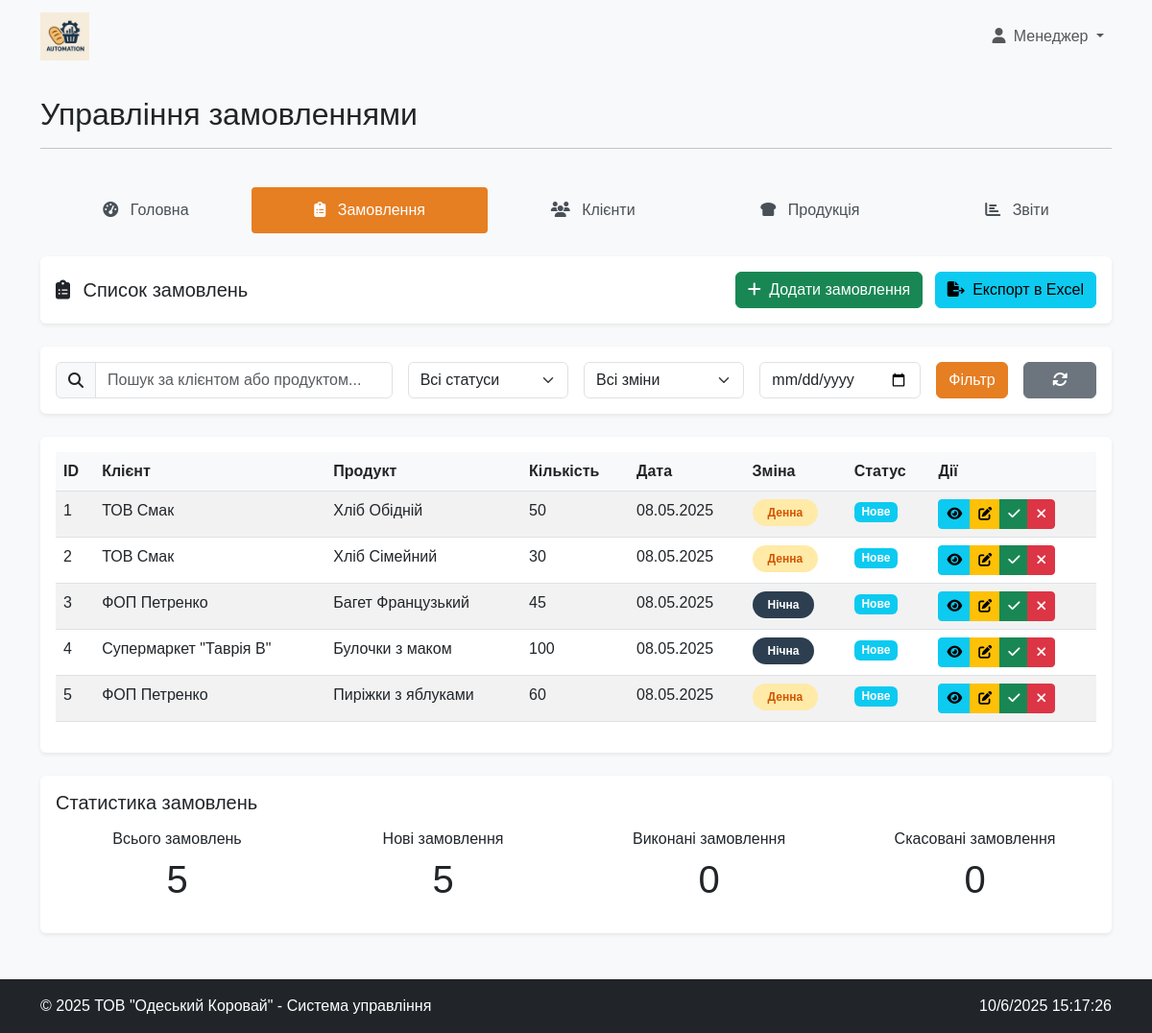
Screenshot of /modules/manager/orders.php (signed in) with the database file from the repository.
### tables this page shows
CREATE TABLE IF NOT EXISTS `polzovateli` (
  `id` int(11) NOT NULL AUTO_INCREMENT,
  `login` varchar(50) NOT NULL,
  `password` varchar(255) NOT NULL,
  `name` varchar(100) DEFAULT NULL,
  PRIMARY KEY (`id`),
  UNIQUE KEY `login` (`login`)
);

CREATE TABLE IF NOT EXISTS `zayavki` (
  `idd` int(11) NOT NULL AUTO_INCREMENT,
  `idklient` int(11) NOT NULL,
  `id` int(11) NOT NULL,
  `kol` int(11) NOT NULL,
  `data` date NOT NULL,
  `doba` enum('денна','нічна') NOT NULL,
  PRIMARY KEY (`idd`),
  KEY `idklient` (`idklient`),
  KEY `id` (`id`),
  CONSTRAINT `zayavki_ibfk_1` FOREIGN KEY (`idklient`) REFERENCES `klientu` (`id`) ON DELETE CASCADE ON UPDATE CASCADE,
  CONSTRAINT `zayavki_ibfk_2` FOREIGN KEY (`id`) REFERENCES `product` (`id`) ON DELETE CASCADE ON UPDATE CASCADE
);

CREATE TABLE IF NOT EXISTS `klientu` (
  `id` int(11) NOT NULL AUTO_INCREMENT,
  `name` varchar(100) NOT NULL,
  `fio` varchar(100) NOT NULL,
  `dolj` varchar(100) DEFAULT NULL,
  `tel` varchar(20) DEFAULT NULL,
  `mail` varchar(100) DEFAULT NULL,
  `city` varchar(100) DEFAULT NULL,
  `adres` varchar(255) DEFAULT NULL,
  `rast` float DEFAULT NULL,
  `login` varchar(50) DEFAULT NULL,
  `password` varchar(255) DEFAULT NULL,
  PRIMARY KEY (`id`)
);

CREATE TABLE IF NOT EXISTS `product` (
  `id` int(11) NOT NULL AUTO_INCREMENT,
  `nazvanie` varchar(100) NOT NULL,
  `ves` float NOT NULL,
  `srok` int(11) NOT NULL,
  `stoimost` float NOT NULL,
  `zena` float NOT NULL,
  `image` varchar(255) DEFAULT NULL,
  PRIMARY KEY (`id`)
);

### includes/auth.php (called while the page is built, shortened)
<?php
function isUserLoggedIn() {
    return isset($_SESSION['id']) && !empty($_SESSION['id']);
}
function getUserRole() {
    $userId = $_SESSION['id'];
    switch ($userId) {
        case 1:
            return 'manager';
    }
}
function getUserType() {
    return isset($_SESSION['user_type']) ? $_SESSION['user_type'] : null;
}

### includes/functions.php (called while the page is built, shortened)
<?php
function formatDate($date, $format = 'd.m.Y') {
    $dateObj = new DateTime($date);
    return $dateObj->format($format);
}

### modules/manager/orders.php (the view, shortened to what this page needs)
<?php
$pageTitle = 'Управління замовленнями';
require_once '../../includes/auth.php';
require_once '../../includes/functions.php';
$connection = connectDatabase();
$sortColumn = isset($_GET['sort']) ? $_GET['sort'] : 'z.data';
$sortOrder = isset($_GET['order']) ? $_GET['order'] : 'DESC';
$query = "SELECT z.idd, z.idklient, k.name as client_name, z.id, p.nazvanie as product_name,
          z.kol, z.data, z.doba, z.status
          FROM zayavki z
          JOIN klientu k ON z.idklient = k.id
          JOIN product p ON z.id = p.id
          WHERE 1=1";
$query .= " ORDER BY $sortColumn $sortOrder";
$stmt = mysqli_prepare($connection, $query);
mysqli_stmt_execute($stmt);
$result = mysqli_stmt_get_result($stmt);
include_once '../../includes/header.php';
?>
<div class="row mb-4">
    <div class="col-md-12">
        <nav class="nav main-menu nav-pills nav-fill">
            <a class="nav-link" href="dashboard.php">
                <i class="fas fa-tachometer-alt"></i> Головна
            </a>
            <a class="nav-link active" href="orders.php">
                <i class="fas fa-clipboard-list"></i> Замовлення
            </a>
            <a class="nav-link" href="clients.php">
                <i class="fas fa-users"></i> Клієнти
            </a>
            <a class="nav-link" href="products.php">
                <i class="fas fa-bread-slice"></i> Продукція
            </a>
            <a class="nav-link" href="reports.php">
                <i class="fas fa-chart-bar"></i> Звіти
            </a>
        </nav>
    </div>
</div>
<div class="card mb-4">
    <div class="card-body">
        <div class="row align-items-center">
            <div class="col-md-6">
                <h5 class="mb-0">
                    <i class="fas fa-clipboard-list me-2"></i> Список замовлень
                </h5>
            </div>
            <div class="col-md-6 text-end">
                <a href="order_add.php" class="btn btn-success">
                    <i class="fas fa-plus me-1"></i> Додати замовлення
                </a>
                <a href="order_export.php" class="btn btn-info ms-2">
                    <i class="fas fa-file-export me-1"></i> Експорт в Excel
                </a>
            </div>
        </div>
    </div>
</div>
<div class="card mb-4">
    <div class="card-body">
        <form action="" method="GET" class="row g-3">
            <div class="col-md-4">
                <div class="input-group">
                    <span class="input-group-text"><i class="fas fa-search"></i></span>
                    <input type="text" class="form-control" name="search" placeholder="Пошук за клієнтом або продуктом..." value="<?php echo htmlspecialchars($_GET['search'] ?? ''); ?>">
                </div>
            </div>
            <div class="col-md-2">
                <select name="status" class="form-select">
                    <option value="">Всі статуси</option>
                </select>
            </div>
            <div class="col-md-2">
                <select name="doba" class="form-select">
                    <option value="">Всі зміни</option>
                </select>
            </div>
            <div class="col-md-2">
                <input type="date" class="form-control" name="date" value="<?php echo htmlspecialchars($_GET['date'] ?? ''); ?>">
            </div>
            <div class="col-md-1">
                <button type="submit" class="btn btn-primary w-100">Фільтр</button>
            </div>
            <div class="col-md-1">
                <a href="orders.php" class="btn btn-secondary w-100">
                    <i class="fas fa-sync-alt"></i>
                </a>
            </div>
        </form>
    </div>
</div>
<div class="card">
    <div class="card-body">
        <div class="table-responsive">
            <table class="table table-hover table-striped">
                <thead>
                    <tr>
                        <th>ID</th>
                        <th>Клієнт</th>
                        <th>Продукт</th>
                        <th>Кількість</th>
                        <th>Дата</th>
                        <th>Зміна</th>
                        <th>Статус</th>
                        <th>Дії</th>
                    </tr>
                </thead>
                <tbody>
                    <?php if (mysqli_num_rows($result) > 0): ?>
                        <?php while ($order = mysqli_fetch_assoc($result)): ?>
                            <tr>
                                <td><?php echo $order['idd']; ?></td>
                                <td><?php echo htmlspecialchars($order['client_name']); ?></td>
                                <td><?php echo htmlspecialchars($order['product_name']); ?></td>
                                <td><?php echo $order['kol']; ?></td>
                                <td><?php echo formatDate($order['data']); ?></td>
                                <td>
                                    <?php if ($order['doba'] == 'денна'): ?>
                                    <span class="badge shift-badge shift-day">Денна</span>
                                    <?php else: ?>
                                    <span class="badge shift-badge shift-night">Нічна</span>
                                    <?php endif; ?>
                                </td>
                                <td>
                                    <?php
                                    switch ($order['status']) {
                                        case 'нове':
                                            echo '<span class="badge bg-info">Нове</span>';
                                            break;
                                    }
                                    ?>
                                </td>
                                <td>
                                    <div class="btn-group" role="group">
                                        <a href="order_details.php?id=<?php echo $order['idd']; ?>" class="btn btn-sm btn-info" data-bs-toggle="tooltip" title="Перегляд">
                                            <i class="fas fa-eye"></i>
                                        </a>
                                        <a href="order_edit.php?id=<?php echo $order['idd']; ?>" class="btn btn-sm btn-warning" data-bs-toggle="tooltip" title="Редагувати">
                                            <i class="fas fa-edit"></i>
                                        </a>
                                        <a href="orders.php?complete=<?php echo $order['idd']; ?>" class="btn btn-sm btn-success" data-bs-toggle="tooltip" title="Відмітити як виконане" onclick="return confirm('Відмітити замовлення як виконане?');">
                                            <i class="fas fa-check"></i>
                                        </a>
                                        <a href="orders.php?cancel=<?php echo $order['idd']; ?>" class="btn btn-sm btn-danger" data-bs-toggle="tooltip" title="Скасувати" onclick="return confirm('Ви впевнені, що хочете скасувати це замовлення?');">
                                            <i class="fas fa-times"></i>
                                        </a>
                                    </div>
                                </td>
                            </tr>
                        <?php endwhile; ?>
                    <?php else: ?>
                        <tr>
                            <td colspan="8" class="text-center">Замовлень не знайдено</td>
                        </tr>
                    <?php endif; ?>
                </tbody>
            </table>
        </div>
    </div>
</div>
<div class="card mt-4">
    <div class="card-body">
        <h5 class="mb-3">Статистика замовлень</h5>
        <div class="row">
            <div class="col-md-3">
                <div class="text-center">
                    <h6>Всього замовлень</h6>
                    <?php
                    $totalQuery = "SELECT COUNT(*) as total FROM zayavki";
                    $totalResult = mysqli_query($connection, $totalQuery);
                    $totalOrders = mysqli_fetch_assoc($totalResult)['total'];
                    ?>
                    <p class="display-6"><?php echo $totalOrders; ?></p>
                </div>
            </div>
            <div class="col-md-3">
                <div class="text-center">
                    <h6>Нові замовлення</h6>
                    <?php
                    $newQuery = "SELECT COUNT(*) as total FROM zayavki WHERE status = 'нове'";
                    $newResult = mysqli_query($connection, $newQuery);
                    $newOrders = mysqli_fetch_assoc($newResult)['total'];
                    ?>
                    <p class="display-6"><?php echo $newOrders; ?></p>
                </div>
            </div>
            <div class="col-md-3">
                <div class="text-center">
                    <h6>Виконані замовлення</h6>
                    <?php
                    $completedQuery = "SELECT COUNT(*) as total FROM zayavki WHERE status = 'виконано'";
                    $completedResult = mysqli_query($connection, $completedQuery);
                    $completedOrders = mysqli_fetch_assoc($completedResult)['total'];
                    ?>
                    <p class="display-6"><?php echo $completedOrders; ?></p>
                </div>
            </div>
            <div class="col-md-3">
                <div class="text-center">
                    <h6>Скасовані замовлення</h6>
                    <?php
                    $canceledQuery = "SELECT COUNT(*) as total FROM zayavki WHERE status = 'скасовано'";
                    $canceledResult = mysqli_query($connection, $canceledQuery);
                    $canceledOrders = mysqli_fetch_assoc($canceledResult)['total'];
                    ?>
                    <p class="display-6"><?php echo $canceledOrders; ?></p>
                </div>
            </div>
        </div>
    </div>
</div>
<?php
include_once '../../includes/footer.php';
?>

### includes/header.php (shortened to what this page needs)
<?php
$pageTitle = $pageTitle ?? 'Система управління "Одеський Коровай"';
$currentUser = null;
$userType = getUserType();
if (isset($_SESSION['id'])) {
    $userId = $_SESSION['id'];
    if ($userType === 'client') {
        $userQuery = "SELECT * FROM klientu WHERE id = ?";
    } else {
        $userQuery = "SELECT * FROM polzovateli WHERE id = ?";
    }
    $stmt = mysqli_prepare($connection, $userQuery);
    mysqli_stmt_bind_param($stmt, "i", $userId);
    mysqli_stmt_execute($stmt);
    $userResult = mysqli_stmt_get_result($stmt);
    if (mysqli_num_rows($userResult) === 1) {
        $currentUser = mysqli_fetch_assoc($userResult);
    }
}
$userRole = getUserRole();
$dashboardUrl = '#';
if ($userType === 'client') {
    $dashboardUrl = '../../modules/client/dashboard.php';
} else {
    switch ($userRole) {
        case 'manager':
            $dashboardUrl = '../../modules/manager/dashboard.php';
            break;
    }
}
?>
<!DOCTYPE html>
<html lang="uk">
<head>
    <link rel="stylesheet" href="https://cdn.jsdelivr.net/npm/bootstrap@5.3.0/dist/css/bootstrap.min.css">
    <link rel="stylesheet" href="https://cdnjs.cloudflare.com/ajax/libs/font-awesome/6.4.0/css/all.min.css">
    <link rel="stylesheet" href="../../assets/css/styles.css">
</head>
<body>
    <nav class="navbar navbar-expand-lg navbar-light bg-light mb-4">
        <div class="container">
            <a class="navbar-brand" href="<?php echo $dashboardUrl; ?>">
                <img src="../../assets/img/logo.png" alt="ТОВ Одеський Коровай" class="logo">
            </a>
            <div class="collapse navbar-collapse" id="navbarNav">
                <ul class="navbar-nav ms-auto">
                    <?php if ($userRole): ?>
                        <li class="nav-item dropdown">
                            <a class="nav-link dropdown-toggle" href="#" id="navbarDropdown" role="button" data-bs-toggle="dropdown" aria-expanded="false">
                                <i class="fas fa-user me-1"></i>
                                <?php
                                if ($currentUser) {
                                    if ($userType === 'client') {
                                        echo htmlspecialchars($currentUser['name']);
                                    } else {
                                        echo htmlspecialchars($currentUser['name']);
                                    }
                                } else {
                                    echo 'Користувач';
                                }
                                ?>
                            </a>
                        </li>
                    <?php else: ?>
                        <li class="nav-item">
                            <a class="nav-link" href="../../index.php"><i class="fas fa-sign-in-alt me-1"></i> Увійти</a>
                        </li>
                    <?php endif; ?>
                </ul>
            </div>
        </div>
    </nav>
    <div class="container">
        <div class="row mb-4">
            <div class="col-md-12">
                <h2><?php echo $pageTitle; ?></h2>
                <hr>
            </div>
        </div>

### includes/footer.php (shortened to what this page needs)
</div>
    <footer class="bg-dark text-white mt-5 py-3">
        <div class="container">
            <div class="row">
                <div class="col-md-6">
                    <p class="mb-0">&copy; <?php echo date('Y'); ?> ТОВ "Одеський Коровай" - Система управління</p>
                </div>
                <div class="col-md-6 text-end" id="clock">
                </div>
            </div>
        </div>
    </footer>
</body>
</html>

### assets/css/styles.css (style rules this page uses)
body { background-color: #f8f9fa; font-family: 'Arial', sans-serif; }
.logo { height: 50px; width: auto; }
.main-menu .nav-link { color: #495057; font-weight: 500; padding: 0.75rem 1rem; border-radius: 0.25rem; transition: all 0.3s ease; }
.main-menu .nav-link.active { background-color: #e67e22; color: white; }
.main-menu .nav-link i { margin-right: 0.5rem; }
.card { transition: all 0.3s ease; border: none; box-shadow: 0 0.125rem 0.25rem rgba(0, 0, 0, 0.075); }
.table th { background-color: #f8f9fa; }
.btn-primary { background-color: #e67e22; border-color: #e67e22; }
#clock { font-size: 1rem; font-weight: 500; }
.shift-badge { padding: 0.5rem 1rem; border-radius: 50px; font-weight: bold; text-align: center; }
.shift-day { background-color: #ffeaa7; color: #d35400; }
.shift-night { background-color: #2c3e50; color: #fff; }

### rows the page displays
polzovateli: name "Менеджер"
zayavki: idd "1", idklient.name "ТОВ Смак", id.nazvanie "Хліб Обідній", kol "50", data "08.05.2025", doba "Денна", status "Нове"
zayavki: idd "2", idklient.name "ТОВ Смак", id.nazvanie "Хліб Сімейний", kol "30", data "08.05.2025", doba "Денна", status "Нове"
zayavki: idd "3", idklient.name "ФОП Петренко", id.nazvanie "Багет Французький", kol "45", data "08.05.2025", doba "Нічна", status "Нове"
zayavki: idd "4", idklient.name "Супермаркет \"Таврія В\"", id.nazvanie "Булочки з маком", kol "100", data "08.05.2025", doba "Нічна", status "Нове"
zayavki: idd "5", idklient.name "ФОП Петренко", id.nazvanie "Пиріжки з яблуками", kol "60", data "08.05.2025", doba "Денна", status "Нове"

### other values shown
$pageTitle "Управління замовленнями"
$totalOrders "5"
$newOrders "5"
$completedOrders "0"
$canceledOrders "0"
